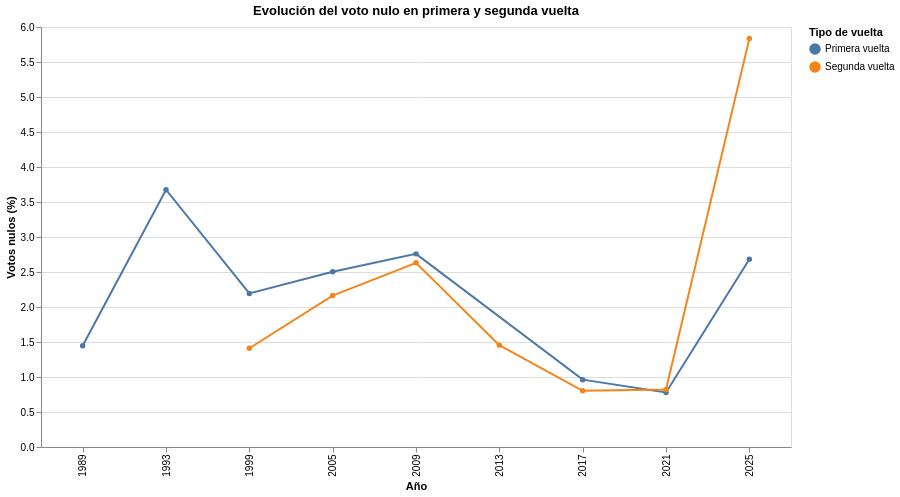

The cell this chart's notebook holds for it:
### Code cell
import pandas as pd
import altair as alt

# ============================
# CARGAR BASE
# ============================

base = pd.read_csv('/content/Base de Datos Elecciones y Candidatos.csv', sep=';')
base.columns = base.columns.str.strip()

# Crear año entero y vuelta
base['anio'] = base['Año'].astype(float).astype(int)

base['vuelta'] = base['Año'].apply(
    lambda x: 2 if round(float(x) % 1, 1) == 0.1 else 1
)

# ============================
# CALCULAR VOTO NULO POR ELECCIÓN
# ============================

votos_por_eleccion = base.groupby(['Año', 'anio', 'vuelta'], as_index=False).agg({
    'Total': 'sum',
    'Blancos de la votación': 'max',
    'Nulos de la votación': 'max'
})

votos_por_eleccion = votos_por_eleccion.rename(columns={
    'Total': 'votos_validos',
    'Blancos de la votación': 'votos_blancos',
    'Nulos de la votación': 'votos_nulos'
})

votos_por_eleccion['votos_emitidos'] = (
    votos_por_eleccion['votos_validos'] +
    votos_por_eleccion['votos_blancos'] +
    votos_por_eleccion['votos_nulos']
)

votos_por_eleccion['porcentaje_nulos'] = (
    votos_por_eleccion['votos_nulos'] / votos_por_eleccion['votos_emitidos']
) * 100

votos_por_eleccion['vuelta_texto'] = votos_por_eleccion['vuelta'].map({
    1: 'Primera vuelta',
    2: 'Segunda vuelta'
})

votos_por_eleccion = votos_por_eleccion.dropna(subset=['porcentaje_nulos'])

# ============================
# GRÁFICO
# ============================

grafico_nulos_vueltas = alt.Chart(votos_por_eleccion).mark_line(point=True).encode(
    x=alt.X(
        'anio:O',
        title='Año'
    ),
    y=alt.Y(
        'porcentaje_nulos:Q',
        title='Votos nulos (%)'
    ),
    color=alt.Color(
        'vuelta_texto:N',
        title='Tipo de vuelta'
    ),
    tooltip=[
        alt.Tooltip('anio:O', title='Año'),
        alt.Tooltip('vuelta_texto:N', title='Vuelta'),
        alt.Tooltip('porcentaje_nulos:Q', title='Votos nulos (%)', format='.2f')
    ]
).properties(
    title='Evolución del voto nulo en primera y segunda vuelta',
    width=750,
    height=420
)

grafico_nulos_vueltas

### Figure 1 — Vega-Lite specification as saved in the notebook (floating-point values rounded to 4 significant figures)
{"config": {"view": {"continuousWidth": 300, "continuousHeight": 300}}, "data": {"name": "data-3aacaf184ddedd19aee6aa14d25ad4c3"}, "mark": {"type": "line", "point": true}, "encoding": {"color": {"field": "vuelta_texto", "title": "Tipo de vuelta", "type": "nominal"}, "tooltip": [{"field": "anio", "title": "Año", "type": "ordinal"}, {"field": "vuelta_texto", "title": "Vuelta", "type": "nominal"}, {"field": "porcentaje_nulos", "format": ".2f", "title": "Votos nulos (%)", "type": "quantitative"}], "x": {"field": "anio", "title": "Año", "type": "ordinal"}, "y": {"field": "porcentaje_nulos", "title": "Votos nulos (%)", "type": "quantitative"}}, "height": 420, "title": "Evolución del voto nulo en primera y segunda vuelta", "width": 750, "$schema": "https://vega.github.io/schema/vega-lite/v5.20.1.json", "datasets": {"data-3aacaf184ddedd19aee6aa14d25ad4c3": [{"Año": 1989.0, "anio": 1989, "vuelta": 1, "votos_validos": 6980000.0, "votos_blancos": 75240.0, "votos_nulos": 103600.0, "votos_emitidos": 7159000.0, "porcentaje_nulos": 1.448, "vuelta_texto": "Primera vuelta"}, {"Año": 1993.0, "anio": 1993, "vuelta": 1, "votos_validos": 13950000.0, "votos_blancos": 273900.0, "votos_nulos": 542800.0, "votos_emitidos": 14770000.0, "porcentaje_nulos": 3.676, "vuelta_texto": "Primera vuelta"}, {"Año": 1999.0, "anio": 1999, "vuelta": 1, "votos_validos": 14110000.0, "votos_blancos": 114000.0, "votos_nulos": 318900.0, "votos_emitidos": 14540000.0, "porcentaje_nulos": 2.193, "vuelta_texto": "Primera vuelta"}, {"Año": 1999.0, "anio": 1999, "vuelta": 2, "votos_validos": 7179000.0, "votos_blancos": 44680.0, "votos_nulos": 103400.0, "votos_emitidos": 7327000.0, "porcentaje_nulos": 1.411, "vuelta_texto": "Segunda vuelta"}, {"Año": 2005.0, "anio": 2005, "vuelta": 1, "votos_validos": 6942000.0, "votos_blancos": 84750.0, "votos_nulos": 180500.0, "votos_emitidos": 7207000.0, "porcentaje_nulos": 2.504, "vuelta_texto": "Primera vuelta"}, {"Año": 2005.0, "anio": 2005, "vuelta": 2, "votos_validos": 6959000.0, "votos_blancos": 47960.0, "votos_nulos": 155000.0, "votos_emitidos": 7162000.0, "porcentaje_nulos": 2.164, "vuelta_texto": "Segunda vuelta"}, {"Año": 2009.0, "anio": 2009, "vuelta": 1, "votos_validos": 13960000.0, "votos_blancos": 172300.0, "votos_nulos": 400800.0, "votos_emitidos": 14530000.0, "porcentaje_nulos": 2.759, "vuelta_texto": "Primera vuelta"}, {"Año": 2009.0, "anio": 2009, "vuelta": 2, "votos_validos": 13920000.0, "votos_blancos": 109800.0, "votos_nulos": 379000.0, "votos_emitidos": 14410000.0, "porcentaje_nulos": 2.631, "vuelta_texto": "Segunda vuelta"}, {"Año": 2013.0, "anio": 2013, "vuelta": 2, "votos_validos": 5582000.0, "votos_blancos": 32560.0, "votos_nulos": 82920.0, "votos_emitidos": 5698000.0, "porcentaje_nulos": 1.455, "vuelta_texto": "Segunda vuelta"}, {"Año": 2017.0, "anio": 2017, "vuelta": 1, "votos_validos": 6600000.0, "votos_blancos": 38540.0, "votos_nulos": 64500.0, "votos_emitidos": 6703000.0, "porcentaje_nulos": 0.9623, "vuelta_texto": "Primera vuelta"}, {"Año": 2017.0, "anio": 2017, "vuelta": 2, "votos_validos": 6958000.0, "votos_blancos": 18890.0, "votos_nulos": 56440.0, "votos_emitidos": 7033000.0, "porcentaje_nulos": 0.8025, "vuelta_texto": "Segunda vuelta"}, {"Año": 2021.0, "anio": 2021, "vuelta": 1, "votos_validos": 14060000.0, "votos_blancos": 60990.0, "votos_nulos": 111000.0, "votos_emitidos": 14230000.0, "porcentaje_nulos": 0.7798, "vuelta_texto": "Primera vuelta"}, {"Año": 2021.0, "anio": 2021, "vuelta": 2, "votos_validos": 16540000.0, "votos_blancos": 47940.0, "votos_nulos": 137200.0, "votos_emitidos": 16730000.0, "porcentaje_nulos": 0.8203, "vuelta_texto": "Segunda vuelta"}, {"Año": 2025.0, "anio": 2025, "vuelta": 1, "votos_validos": 25950000.0, "votos_blancos": 284000.0, "votos_nulos": 722800.0, "votos_emitidos": 26960000.0, "porcentaje_nulos": 2.681, "vuelta_texto": "Primera vuelta"}, {"Año": 2025.0, "anio": 2025, "vuelta": 2, "votos_validos": 24970000.0, "votos_blancos": 330700.0, "votos_nulos": 1568000.0, "votos_emitidos": 26870000.0, "porcentaje_nulos": 5.834, "vuelta_texto": "Segunda vuelta"}]}}
